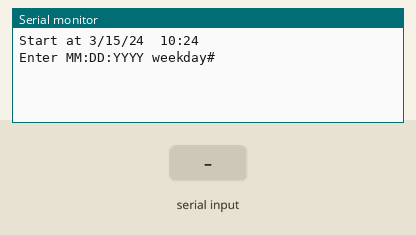
This sketch was run on a simulated Arduino Zero (SAMD21). On the bench: the last lines printed to the serial monitor. Inputs (shaded band) come from the test bench. The local clock reads 2024-03-15 10:24:30 at power-on unless the sketch sets it.

Above: at 1.2 s.
1.3 s: "90,45,200,10\n" received over Serial
At 2.4 s:
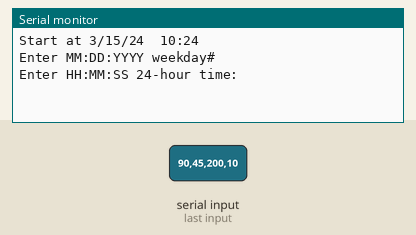
2.8 s: "90,45,200\n" received over Serial
At 3.6 s:
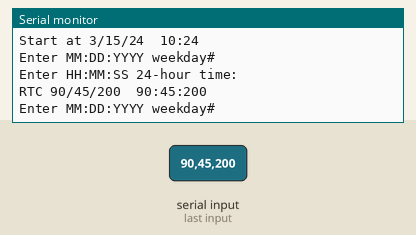

The sketch:

SetComposterTime.ino
```cpp
/**
 * This is a standalone utility for programming the composter's Real Time Clock (RTC)
 * with a specified date and time.
 *
 * The program will ask the user (via Serial connection to host Serial Monitor) to
 * input the month, day, year, hour and minute.
 */
#include <Wire.h>
#include <SparkFunDS1307RTC.h>

void setup() {

  //Boot-up time initialization of the RTC
  rtc.begin();                    //Setup I2C communication with RTC
  rtc.writeSQW(SQW_LOW);          //Disable the battery-sucking SQW feature
  rtc.set24Hour(true);            //Configure RTC for 24-hour service

  //While debugging the code, we initialize the RTC NVM with the TOD each time the program starts-up
  //rtc.autoTime();                 //Set the TOD to be the compile time.
  Serial.begin(57600);
  while(!SerialUSB);
  Serial.println(("Start at "+String(rtc.getMonth())+"/"+rtc.getDate()+"/"+rtc.getYear()+"  "+String(rtc.getHour())+":"+String(rtc.getMinute())));
  Serial.setTimeout(60000L);

}

void loop() {

  //Read the date
  Serial.println("Enter MM:DD:YYYY weekday#   ");
  byte month = Serial.parseInt();
  byte date = Serial.parseInt();
  byte year = Serial.parseInt();
  byte day = Serial.parseInt();

  //Read the time
  Serial.println("Enter HH:MM:SS 24-hour time:  ");
  byte hour = Serial.parseInt();
  byte minute = Serial.parseInt();
  byte second = Serial.parseInt();

  //Set the date/time
  rtc.setTime(second, minute, hour, day, date, month, year);

  //Echo date/time from RTC
  Serial.println("RTC "+String(month)+"/"+String(date)+"/"+String(year)+"  "+String(hour)+":"+String(minute)+":"+String(second));


}
```

Measured:
- after the input at 1.3 s, the serial monitor: prints a new line at once (image 1)
- after the input at 2.8 s, the serial monitor: prints a new line at once (image 2)
